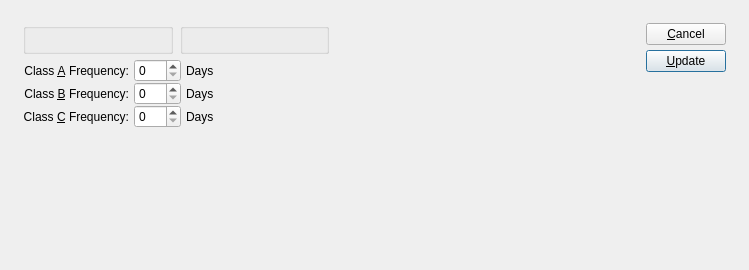
<?xml version="1.0" encoding="UTF-8"?>
<ui version="4.0">
 <comment>This file is part of the xTuple ERP: PostBooks Edition, a free and
open source Enterprise Resource Planning software suite,
Copyright (c) 1999-2018 by OpenMFG LLC, d/b/a xTuple.
It is licensed to you under the Common Public Attribution License
version 1.0, the full text of which (including xTuple-specific Exhibits)
is available at www.xtuple.com/CPAL.  By using this software, you agree
to be bound by its terms.</comment>
 <class>updateCycleCountFrequency</class>
 <widget class="QDialog" name="updateCycleCountFrequency">
  <property name="geometry">
   <rect>
    <x>0</x>
    <y>0</y>
    <width>749</width>
    <height>270</height>
   </rect>
  </property>
  <property name="windowTitle">
   <string>Update Cycle Count Frequency</string>
  </property>
  <layout class="QGridLayout" name="gridLayout">
   <item row="0" column="0">
    <layout class="QHBoxLayout" name="horizontalLayout">
     <property name="spacing">
      <number>12</number>
     </property>
     <property name="margin">
      <number>12</number>
     </property>
     <item>
      <layout class="QVBoxLayout">
       <property name="spacing">
        <number>0</number>
       </property>
       <item>
        <layout class="QVBoxLayout">
         <property name="spacing">
          <number>5</number>
         </property>
         <item>
          <layout class="QHBoxLayout">
           <property name="spacing">
            <number>7</number>
           </property>
           <item>
            <layout class="QVBoxLayout">
             <property name="spacing">
              <number>0</number>
             </property>
             <item>
              <widget class="WarehouseGroup" name="_warehouse">
               <property name="title">
                <string/>
               </property>
               <property name="fixedSize">
                <bool>false</bool>
               </property>
              </widget>
             </item>
             <item>
              <spacer>
               <property name="orientation">
                <enum>Qt::Vertical</enum>
               </property>
               <property name="sizeType">
                <enum>QSizePolicy::Preferred</enum>
               </property>
               <property name="sizeHint" stdset="0">
                <size>
                 <width>20</width>
                 <height>0</height>
                </size>
               </property>
              </spacer>
             </item>
            </layout>
           </item>
           <item>
            <widget class="ParameterGroup" name="_classCode">
             <property name="title">
              <string/>
             </property>
             <property name="fixedSize">
              <bool>false</bool>
             </property>
            </widget>
           </item>
          </layout>
         </item>
         <item>
          <layout class="QHBoxLayout">
           <property name="spacing">
            <number>0</number>
           </property>
           <item>
            <layout class="QHBoxLayout">
             <property name="spacing">
              <number>5</number>
             </property>
             <item>
              <layout class="QVBoxLayout">
               <property name="spacing">
                <number>0</number>
               </property>
               <item>
                <widget class="QLabel" name="_classAFrequencyLit">
                 <property name="text">
                  <string>Class &amp;A Frequency:</string>
                 </property>
                 <property name="alignment">
                  <set>Qt::AlignRight|Qt::AlignTrailing|Qt::AlignVCenter</set>
                 </property>
                 <property name="buddy">
                  <cstring>_classAFrequency</cstring>
                 </property>
                </widget>
               </item>
               <item>
                <widget class="QLabel" name="_classBFrequencyLit">
                 <property name="text">
                  <string>Class &amp;B Frequency:</string>
                 </property>
                 <property name="alignment">
                  <set>Qt::AlignRight|Qt::AlignTrailing|Qt::AlignVCenter</set>
                 </property>
                 <property name="buddy">
                  <cstring>_classBFrequency</cstring>
                 </property>
                </widget>
               </item>
               <item>
                <widget class="QLabel" name="_classCFrequencyLit">
                 <property name="text">
                  <string>Class &amp;C Frequency:</string>
                 </property>
                 <property name="alignment">
                  <set>Qt::AlignRight|Qt::AlignTrailing|Qt::AlignVCenter</set>
                 </property>
                 <property name="buddy">
                  <cstring>_classBFrequency</cstring>
                 </property>
                </widget>
               </item>
              </layout>
             </item>
             <item>
              <layout class="QVBoxLayout">
               <property name="spacing">
                <number>0</number>
               </property>
               <item>
                <layout class="QHBoxLayout">
                 <property name="spacing">
                  <number>5</number>
                 </property>
                 <item>
                  <widget class="QSpinBox" name="_classAFrequency">
                   <property name="maximum">
                    <number>999</number>
                   </property>
                  </widget>
                 </item>
                 <item>
                  <widget class="QLabel" name="_aDaysLit">
                   <property name="text">
                    <string>Days</string>
                   </property>
                  </widget>
                 </item>
                </layout>
               </item>
               <item>
                <layout class="QHBoxLayout">
                 <property name="spacing">
                  <number>5</number>
                 </property>
                 <item>
                  <widget class="QSpinBox" name="_classBFrequency">
                   <property name="maximum">
                    <number>999</number>
                   </property>
                  </widget>
                 </item>
                 <item>
                  <widget class="QLabel" name="_bDaysLit">
                   <property name="text">
                    <string>Days</string>
                   </property>
                  </widget>
                 </item>
                </layout>
               </item>
               <item>
                <layout class="QHBoxLayout">
                 <property name="spacing">
                  <number>5</number>
                 </property>
                 <item>
                  <widget class="QSpinBox" name="_classCFrequency">
                   <property name="maximum">
                    <number>999</number>
                   </property>
                  </widget>
                 </item>
                 <item>
                  <widget class="QLabel" name="_cDaysLit">
                   <property name="text">
                    <string>Days</string>
                   </property>
                  </widget>
                 </item>
                </layout>
               </item>
              </layout>
             </item>
            </layout>
           </item>
           <item>
            <spacer>
             <property name="orientation">
              <enum>Qt::Horizontal</enum>
             </property>
             <property name="sizeType">
              <enum>QSizePolicy::Expanding</enum>
             </property>
             <property name="sizeHint" stdset="0">
              <size>
               <width>20</width>
               <height>20</height>
              </size>
             </property>
            </spacer>
           </item>
          </layout>
         </item>
        </layout>
       </item>
       <item>
        <spacer>
         <property name="orientation">
          <enum>Qt::Vertical</enum>
         </property>
         <property name="sizeType">
          <enum>QSizePolicy::Expanding</enum>
         </property>
         <property name="sizeHint" stdset="0">
          <size>
           <width>20</width>
           <height>0</height>
          </size>
         </property>
        </spacer>
       </item>
      </layout>
     </item>
     <item>
      <spacer name="horizontalSpacer">
       <property name="orientation">
        <enum>Qt::Horizontal</enum>
       </property>
       <property name="sizeHint" stdset="0">
        <size>
         <width>0</width>
         <height>20</height>
        </size>
       </property>
      </spacer>
     </item>
     <item>
      <layout class="QVBoxLayout">
       <property name="spacing">
        <number>0</number>
       </property>
       <item>
        <layout class="QVBoxLayout">
         <property name="spacing">
          <number>5</number>
         </property>
         <item>
          <widget class="QPushButton" name="_close">
           <property name="text">
            <string>&amp;Cancel</string>
           </property>
          </widget>
         </item>
         <item>
          <widget class="QPushButton" name="_update">
           <property name="text">
            <string>&amp;Update</string>
           </property>
           <property name="default">
            <bool>true</bool>
           </property>
          </widget>
         </item>
        </layout>
       </item>
       <item>
        <spacer>
         <property name="orientation">
          <enum>Qt::Vertical</enum>
         </property>
         <property name="sizeHint" stdset="0">
          <size>
           <width>20</width>
           <height>20</height>
          </size>
         </property>
        </spacer>
       </item>
      </layout>
     </item>
    </layout>
   </item>
  </layout>
 </widget>
 <layoutdefault spacing="6" margin="11"/>
 <customwidgets>
  <customwidget>
   <class>ParameterGroup</class>
   <extends>QGroupBox</extends>
   <header>parametergroup.h</header>
   <container>1</container>
  </customwidget>
  <customwidget>
   <class>WarehouseGroup</class>
   <extends>QGroupBox</extends>
   <header>warehousegroup.h</header>
   <container>1</container>
  </customwidget>
 </customwidgets>
 <tabstops>
  <tabstop>_warehouse</tabstop>
  <tabstop>_classCode</tabstop>
  <tabstop>_classAFrequency</tabstop>
  <tabstop>_classBFrequency</tabstop>
  <tabstop>_classCFrequency</tabstop>
  <tabstop>_update</tabstop>
  <tabstop>_close</tabstop>
 </tabstops>
 <resources/>
 <connections>
  <connection>
   <sender>_close</sender>
   <signal>clicked()</signal>
   <receiver>updateCycleCountFrequency</receiver>
   <slot>reject()</slot>
   <hints>
    <hint type="sourcelabel">
     <x>20</x>
     <y>20</y>
    </hint>
    <hint type="destinationlabel">
     <x>20</x>
     <y>20</y>
    </hint>
   </hints>
  </connection>
 </connections>
</ui>
